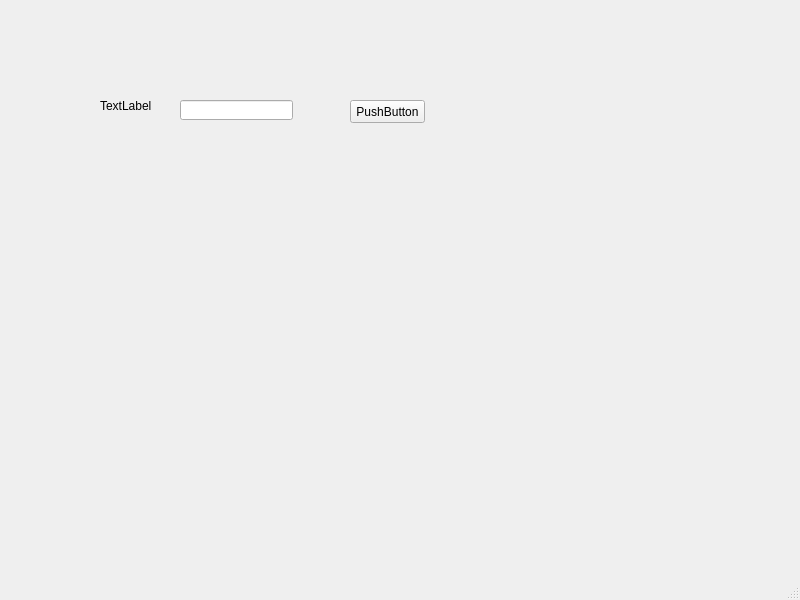
<?xml version="1.0" encoding="UTF-8"?>
<ui version="4.0">
 <class>MainWindow</class>
 <widget class="QMainWindow" name="MainWindow">
  <property name="geometry">
   <rect>
    <x>0</x>
    <y>0</y>
    <width>800</width>
    <height>600</height>
   </rect>
  </property>
  <property name="windowTitle">
   <string>MainWindow</string>
  </property>
  <widget class="QWidget" name="centralwidget">
   <widget class="QLabel" name="label">
    <property name="geometry">
     <rect>
      <x>100</x>
      <y>100</y>
      <width>56</width>
      <height>12</height>
     </rect>
    </property>
    <property name="text">
     <string>TextLabel</string>
    </property>
   </widget>
   <widget class="QLineEdit" name="lineEdit">
    <property name="geometry">
     <rect>
      <x>180</x>
      <y>100</y>
      <width>113</width>
      <height>20</height>
     </rect>
    </property>
   </widget>
   <widget class="QPushButton" name="pushButton">
    <property name="geometry">
     <rect>
      <x>350</x>
      <y>100</y>
      <width>75</width>
      <height>23</height>
     </rect>
    </property>
    <property name="text">
     <string>PushButton</string>
    </property>
   </widget>
  </widget>
  <widget class="QMenuBar" name="menubar">
   <property name="geometry">
    <rect>
     <x>0</x>
     <y>0</y>
     <width>800</width>
     <height>21</height>
    </rect>
   </property>
  </widget>
  <widget class="QStatusBar" name="statusbar"/>
 </widget>
 <resources/>
 <connections/>
</ui>
